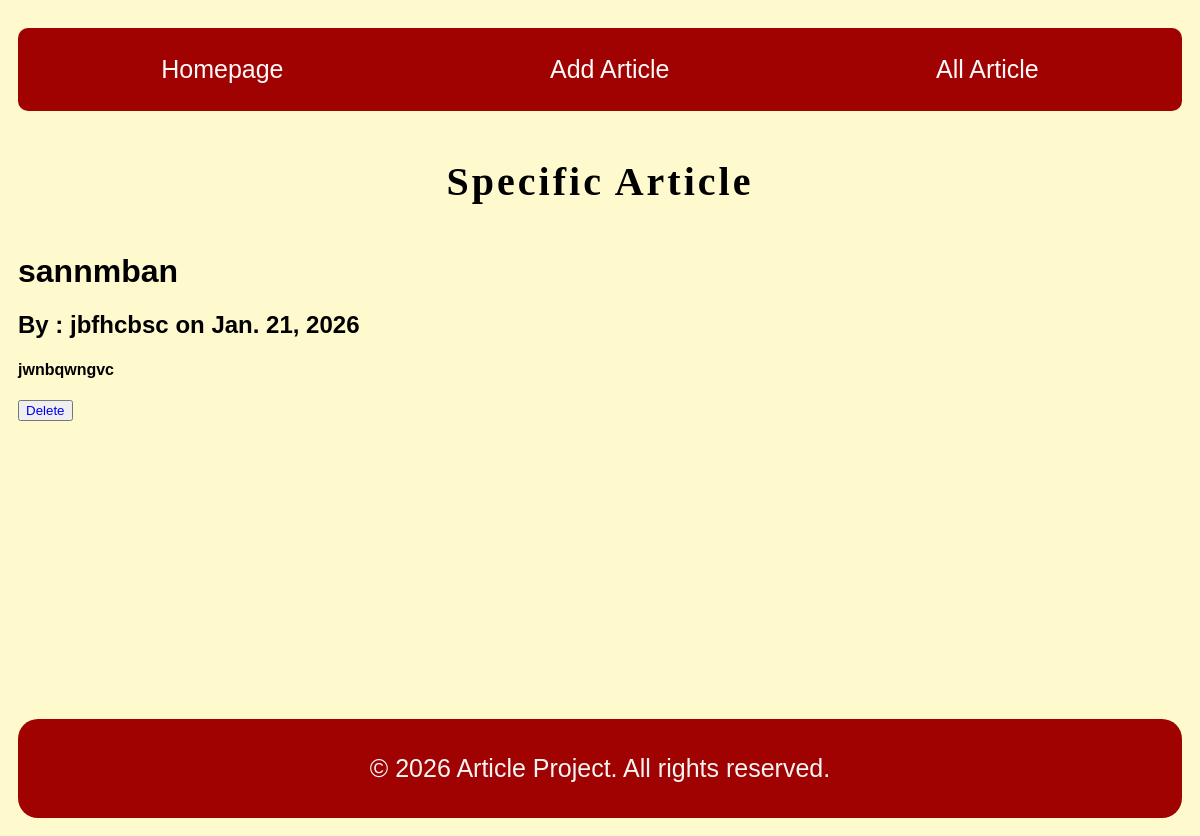
The page /specific/19 on the database its author committed.
### myapp/models.py (models this page shows)
class Article(models.Model):
    title=models.CharField(max_length=100)
    description=models.TextField()
    author=models.CharField(max_length=50)
    date=models.DateField()

### myapp/views.py (the view)
# urls.py: path('specific/<int:id>',views.specific_article_view,name='specific'),
def specific_article_view(request,id):
    type='Specific Article'
    data=Article.objects.get(id = id)
    return render(request,'specific.html',{'data':data,'type':type})

### myapp/templates/specific.html
{% extends 'home.html' %}
 {% block content %}
 <div>
    <h1>{{data.title}}</h1>
    <h2>By : {{ data.author }} on {{ data.date }} </h2>
    <h4>{{ data.description }}</h4>
    <button><a href="{% url 'delete' data.id %}">Delete</a></button>
 </div>
 {% endblock %}

### myapp/static/css/style.css (style rules this page uses)
body { min-height: 100vh; display: flex; flex-direction: column; padding: 10px; background-color: lemonchiffon; font-family: Arial, sans-serif; }
a { text-decoration: none; }

### rows shown on the page
Article: title "sannmban", author "jbfhcbsc", date "Jan. 21, 2026", description "jwnbqwngvc"

### other values the page prints
{{ type }} "Specific Article"
